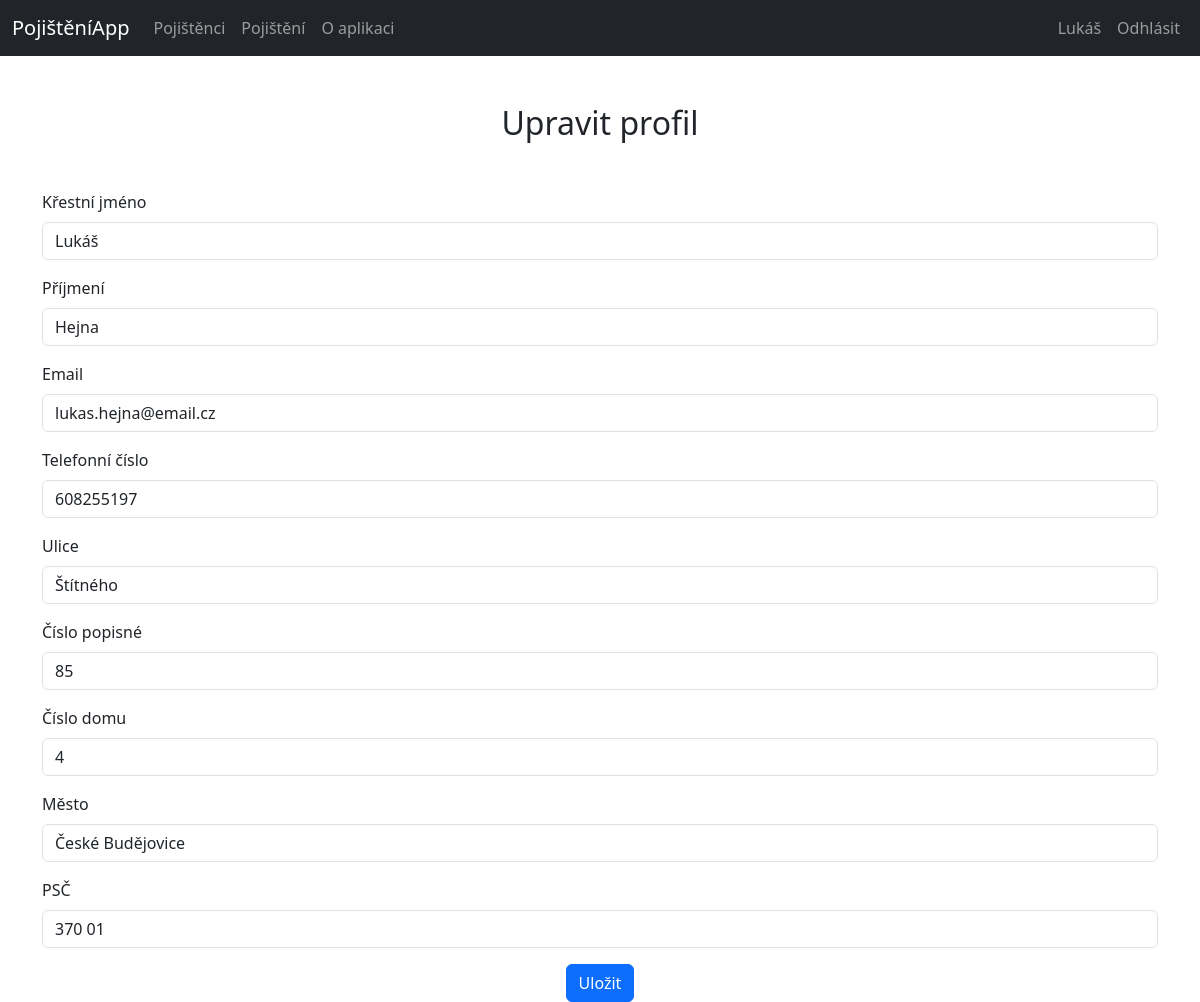
The page /insuredusers/edit-profil/20 (signed in) on the database its author committed.
### insuredusers/models.py (models this page shows, shortened)
class InsuredUser(models.Model):
    user = models.OneToOneField(User, null=True, on_delete=models.CASCADE)
    first_name = models.CharField(max_length=100, blank=False)
    last_name = models.CharField(max_length=100, blank=False)
    email = models.EmailField(max_length=100, unique=True, blank=False)
    phone_number = models.CharField(max_length=20, unique=True, blank=False)

class Address(models.Model):
    user = models.OneToOneField(User, null=True, on_delete=models.CASCADE)
    street = models.CharField(max_length=100, blank=False)
    house_number = models.IntegerField(blank=False)
    apartment_number = models.IntegerField(null=True)
    city = models.CharField(max_length=100, blank=False)
    post_code = models.CharField(max_length=20, blank=False)

### insuredusers/views.py (the view, shortened to what this page needs)
# urls.py: path('edit-profil/<int:user_id>', views.update_view, name='update-profile'),
@login_required
def update_view(request, user_id):
    user = User.objects.get(id=user_id)
    insured_user = user.insureduser
    address = user.address
    logged_user = request.user
    if not logged_user.is_superuser and logged_user != user:
        return HttpResponseForbidden("Nemáte oprávnění k zobrazení tohoto profilu.")
    user_form = UserUpdateForm(instance=insured_user)
    address_form = AddressUpdateForm(instance=address)
    return render(request, 'insuredusers/update_user_profile.html', {'user_form': user_form, 'address_form': address_form})

### insuredusers/forms.py
class UserUpdateForm(forms.ModelForm):
    class Meta:
        model = InsuredUser
        fields = ['first_name', 'last_name', 'email', 'phone_number']
        labels = {
            'first_name': 'Křestní jméno',
            'last_name': 'Příjmení',
            'email': 'Email',
            'phone_number': 'Telefonní číslo',
        }

class AddressUpdateForm(forms.ModelForm):
    class Meta:
        model = Address
        fields = ['street', 'house_number', 'apartment_number', 'city', 'post_code']
        labels = {
            'street': 'Ulice',
            'house_number': 'Číslo popisné',
            'apartment_number': 'Číslo domu',
            'city': 'Město',
            'post_code': 'PSČ',
        }

### insuredusers/templates/insuredusers/update_user_profile.html (shortened to what this page needs)
{% extends 'layout.html' %}
{% block content %}
    <h2 class="text-center">Upravit profil</h2>
    <form method="post" class="mt-5">
        <div class="container">
            <div class="row">
                {% for field in user_form %}
                    <div class="col-12 mb-3">
                        <label for="{{ field.id_for_label }}" class="form-label">{{ field.label }}</label>
                        <input type="{{ field.field.widget.input_type }}" class="form-control" id="{{ field.id_for_label }}" name="{{ field.html_name }}" value="{{ field.value }}" {% if field.field.required %}required{% endif %}>
                    </div>
                {% endfor %}
                {% for field in address_form %}
                    <div class="col-12 mb-3">
                        <label for="{{ field.id_for_label }}" class="form-label">{{ field.label }}</label>
                        <input type="{{ field.field.widget.input_type }}" class="form-control" id="{{ field.id_for_label }}" name="{{ field.html_name }}" value="{{ field.value }}" {% if field.field.required %}required{% endif %}>
                    </div>
                {% endfor %}
            </div>
            <div class="text-center">
                <button type="submit" class="btn btn-primary">Uložit</button>
            </div>
        </div>
    </form>
{% endblock %}

### templates/layout.html (shortened to what this page needs)
<!DOCTYPE html>
{% load static %}
<html lang="en">
<head>
    <link rel="stylesheet" href="{% static 'css/bootstrap.min.css' %}">
</head>
<body class="dark-mode">
    <nav class="navbar navbar-expand-lg navbar-dark bg-dark">
        <div class="container-fluid">
            <span class="navbar-brand" href="#">PojištěníApp</span>
            <div class="collapse navbar-collapse" id="navbarNav">
                <ul class="navbar-nav me-auto mb-2 mb-lg-0">
                    <li class="nav-item">
                        <a class="nav-link btn btn-link" href="{% url 'index' %}">Pojištěnci</a>
                    </li>
                    <li class="nav-item">
                        <a class="nav-link btn btn-link" href="{% url 'all-types' %}">Pojištění</a>
                    </li>
                    <li class="nav-item">
                        <a class="nav-link btn btn-link" href="{% url 'about-app' %}">O aplikaci</a>
                    </li>
                </ul>
                {% if user.is_authenticated %}
                    <ul class="navbar-nav">
                        <li class="nav-item">
                            {% if user.is_superuser %}
                            <span class="nav-link btn btn-link">Admin</span>
                            {% else %}
                            <a class="nav-link btn btn-link" href="{% url 'profile' user_id=user.id %}">{{ user.first_name }}</a>
                            {% endif %}
                        </li>
                        <li class="nav-item">
                            <form method="post" action="{% url 'logout' %}">
                                <button type="submit" class="nav-link btn btn-link">Odhlásit</button>
                            </form>
                        </li>
                    </ul>
                {% endif %}
            </div>
        </div>
    </nav>
    <main class="mt-5">
        {% block content %}
        {% endblock content %}
    </main>
</body>
</html>

### rows shown on the page
InsuredUser: first_name "Lukáš" "Hejna" "lukas.hejna@email.cz" "608255197"
Address: street "Štítného" "České Budějovice" "370 01"

### other values the page prints
{{ user.first_name }} "Lukáš"
{{ field.label }} "Křestní jméno" "Příjmení" "Email" "Telefonní číslo"
{{ field.label }} "Ulice" "Číslo popisné" "Číslo domu" "Město" "PSČ"
